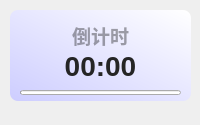
<?xml version="1.0" encoding="UTF-8"?>
<ui version="4.0">
 <class>Form</class>
 <widget class="QWidget" name="Form">
  <property name="geometry">
   <rect>
    <x>0</x>
    <y>0</y>
    <width>200</width>
    <height>125</height>
   </rect>
  </property>
  <property name="minimumSize">
   <size>
    <width>0</width>
    <height>0</height>
   </size>
  </property>
  <property name="maximumSize">
   <size>
    <width>16777215</width>
    <height>65536</height>
   </size>
  </property>
  <property name="windowTitle">
   <string>活动倒计时</string>
  </property>
  <widget class="ProgressBar" name="progressBar">
   <property name="geometry">
    <rect>
     <x>20</x>
     <y>90</y>
     <width>161</width>
     <height>5</height>
    </rect>
   </property>
   <property name="minimumSize">
    <size>
     <width>0</width>
     <height>5</height>
    </size>
   </property>
   <property name="maximumSize">
    <size>
     <width>16777215</width>
     <height>6</height>
    </size>
   </property>
   <property name="styleSheet">
    <string notr="true"/>
   </property>
   <property name="orientation">
    <enum>Qt::Orientation::Horizontal</enum>
   </property>
   <property name="useAni" stdset="0">
    <bool>true</bool>
   </property>
   <property name="val" stdset="0">
    <double>0.000000000000000</double>
   </property>
  </widget>
  <widget class="QLabel" name="activity_countdown_title">
   <property name="geometry">
    <rect>
     <x>20</x>
     <y>20</y>
     <width>161</width>
     <height>31</height>
    </rect>
   </property>
   <property name="font">
    <font>
     <family>Microsoft YaHei UI</family>
     <pointsize>14</pointsize>
     <bold>true</bold>
    </font>
   </property>
   <property name="styleSheet">
    <string notr="true">color: rgba(0, 0, 0, 90);
font-weight: bold;</string>
   </property>
   <property name="text">
    <string>倒计时</string>
   </property>
   <property name="textFormat">
    <enum>Qt::TextFormat::PlainText</enum>
   </property>
   <property name="alignment">
    <set>Qt::AlignmentFlag::AlignCenter</set>
   </property>
  </widget>
  <widget class="QLabel" name="activity_countdown">
   <property name="geometry">
    <rect>
     <x>20</x>
     <y>40</y>
     <width>161</width>
     <height>51</height>
    </rect>
   </property>
   <property name="font">
    <font>
     <family>Microsoft YaHei UI</family>
     <pointsize>21</pointsize>
     <bold>true</bold>
    </font>
   </property>
   <property name="styleSheet">
    <string notr="true">border: none;
color: rgba(37, 37, 37, 255);
font-weight: bold</string>
   </property>
   <property name="text">
    <string>00:00</string>
   </property>
   <property name="textFormat">
    <enum>Qt::TextFormat::PlainText</enum>
   </property>
   <property name="alignment">
    <set>Qt::AlignmentFlag::AlignCenter</set>
   </property>
  </widget>
  <widget class="QLabel" name="backgnd">
   <property name="geometry">
    <rect>
     <x>10</x>
     <y>10</y>
     <width>181</width>
     <height>91</height>
    </rect>
   </property>
   <property name="autoFillBackground">
    <bool>false</bool>
   </property>
   <property name="styleSheet">
    <string notr="true">background-color: qlineargradient(spread:pad, x1:0, y1:1, x2:1, y2:0, stop:0 rgba(205, 205, 255, 255), stop:1 rgba(255, 255, 255, 255));
border-radius: 8px</string>
   </property>
   <property name="text">
    <string/>
   </property>
  </widget>
  <widget class="QLabel" name="img">
   <property name="geometry">
    <rect>
     <x>100</x>
     <y>10</y>
     <width>91</width>
     <height>91</height>
    </rect>
   </property>
   <property name="styleSheet">
    <string notr="true"/>
   </property>
   <property name="pixmap">
    <pixmap>img/3.png</pixmap>
   </property>
   <property name="scaledContents">
    <bool>true</bool>
   </property>
  </widget>
  <zorder>backgnd</zorder>
  <zorder>img</zorder>
  <zorder>progressBar</zorder>
  <zorder>activity_countdown_title</zorder>
  <zorder>activity_countdown</zorder>
 </widget>
 <customwidgets>
  <customwidget>
   <class>ProgressBar</class>
   <extends>QProgressBar</extends>
   <header>qfluentwidgets</header>
  </customwidget>
 </customwidgets>
 <resources/>
 <connections/>
</ui>
